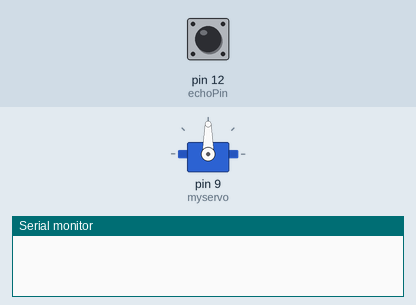
Simulated run of this sketch. Board: Arduino Uno, built with avr-gcc and run on an emulated ATmega328P. Shown: servo, the last lines printed to the serial monitor. The test bench sets the inputs (shaded band); at power-on: pin 12 (echoPin) LOW.

Above: at 0.1 s.
At 1.2 s:
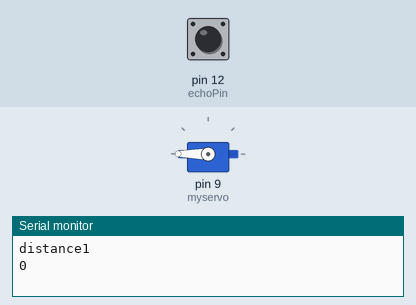
1.3 s: pin 12 (echoPin) pulsed HIGH 2 times (0.12 s each, 0.3 s apart)
At 2.2 s:
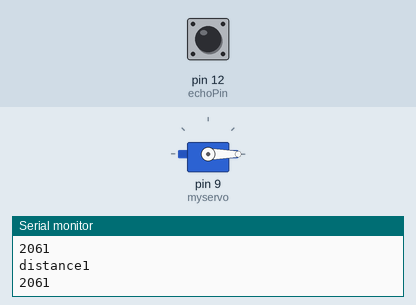
Timing chart, 0 to 4.3 s (numbered marks = the images above; inputs shaded):
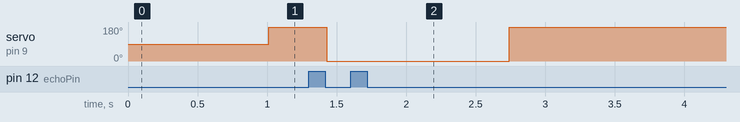

Measured:
- after the input at 1.3 s, servo on pin 9 (myservo): 180° → 0° after 0.13 s, → 180° 1.3 s later

The sketch:

AwasteBin.ino
```cpp
#include <Servo.h>

int trigPin = 8;      // trig pin of HC-SR04

int echoPin = 12;     // Echo pin of HC-SR04


long duration, distance;
Servo myservo;  // create servo object to control a servo

int pos = 0;    // variable to store the servo position


void setup() {
  Serial.begin(9600);

  pinMode(trigPin, OUTPUT);         // set trig pin as output

  pinMode(echoPin, INPUT);          //set echo pin as input to capture reflected waves
  myservo.attach(9);  // attaches the servo on pin 9 to the servo object

}


void loop() {


  digitalWrite(trigPin, LOW);

  delayMicroseconds(2);

  digitalWrite(trigPin, HIGH);     // send waves for 10 us

  delayMicroseconds(10);

  duration = pulseIn(echoPin, HIGH); // receive reflected waves

  distance = duration / 58.2;   // convert to distance
    Serial.println("distance1");

  Serial.println(distance);

  delay(10);

if (distance<=10){
      myservo.write(180);

  }
else{
        myservo.write(0);

  }
}
```
